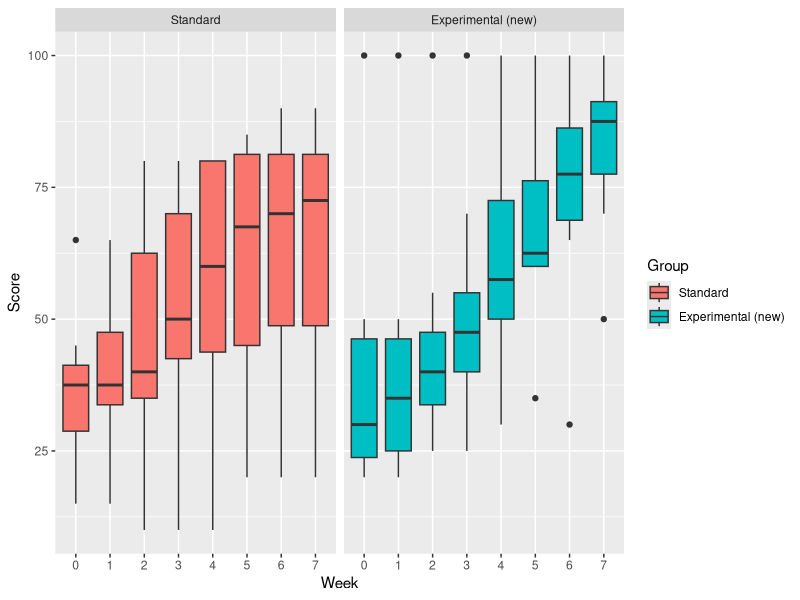
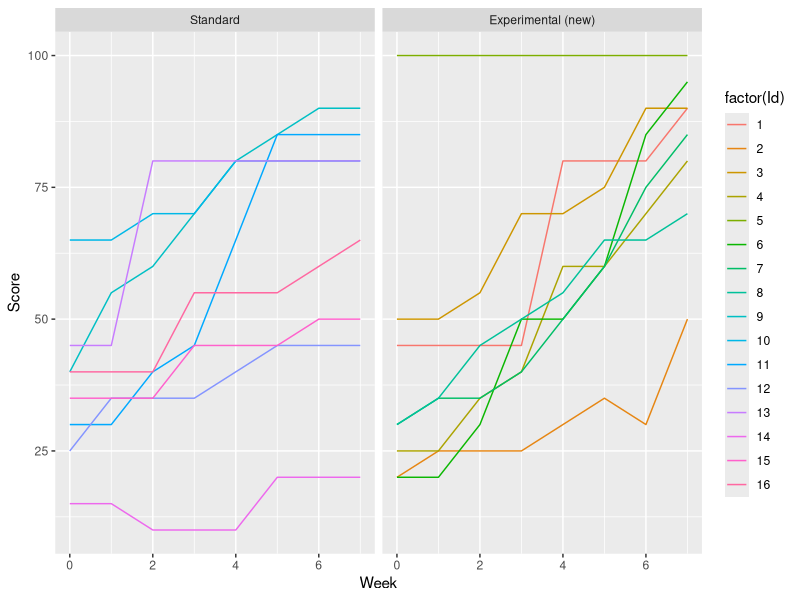
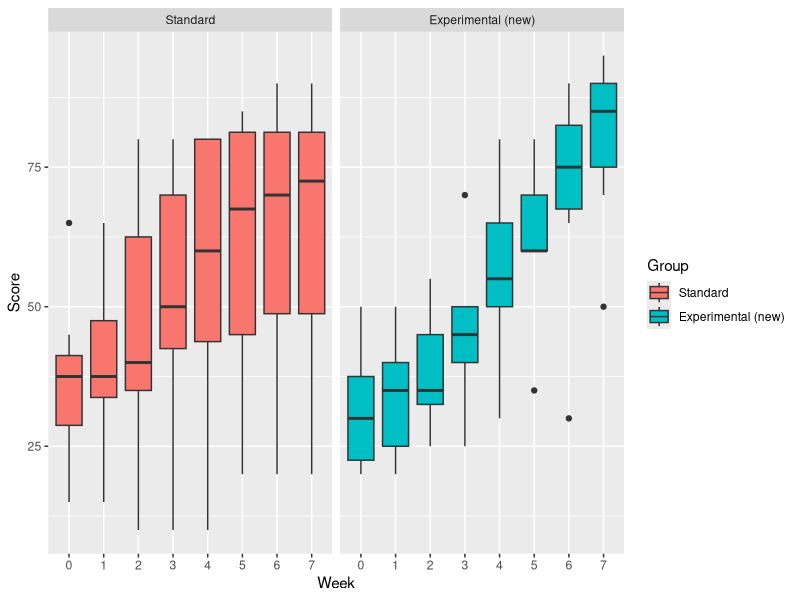
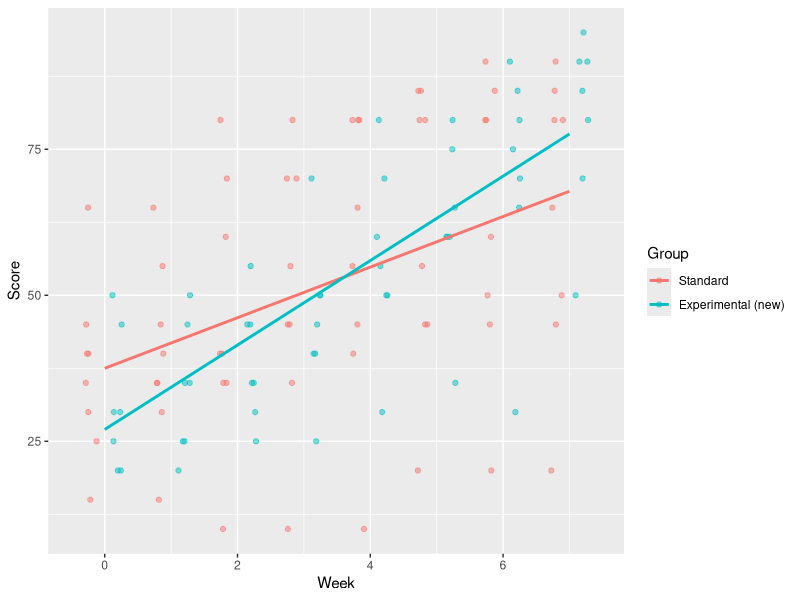
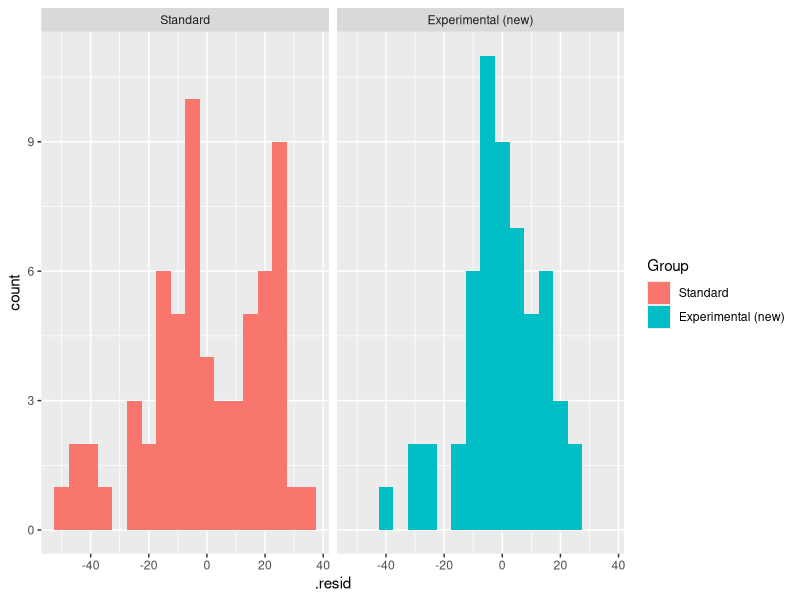
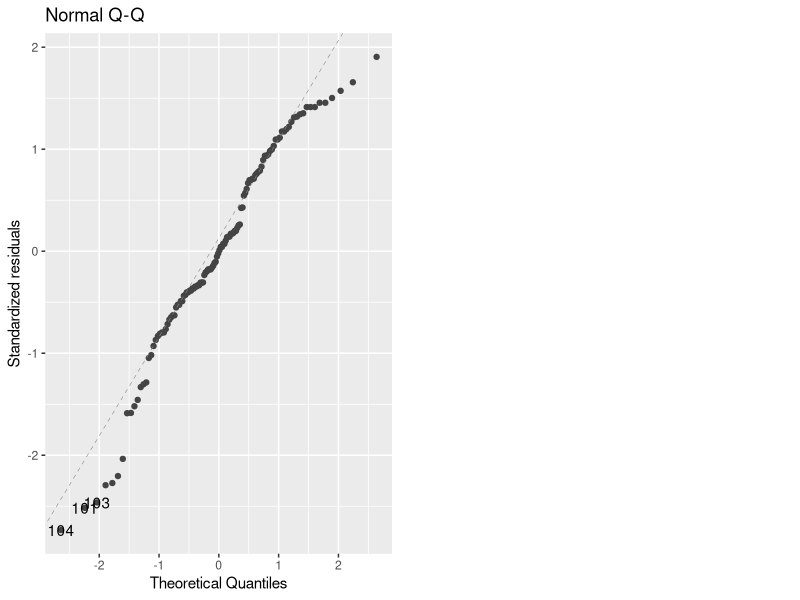

The R script that drew these images, in order: (Note: this script raises an error after producing the figures.)
## ---- chunk 1
# Set working directory
knitr::opts_knit$set(root.dir = '~/Projects/biostatistics-presentation')
setwd('~/Projects/biostatistics-presentation')

options(htmltools.dir.version = FALSE)

require(tidyverse)
require(broom)
require(ggfortify)

data <- read_tsv("data/problem2_data.txt", col_names = c("Id", "Group", "Week", "Score"), col_types = "nfnn", skip = 1)

data <- data %>%
  mutate(Group = factor(Group, levels = c('Std', 'Exp')),
         Group = recode(Group, 
                        Std = "Standard",
                        Exp = "Experimental (new)"))

data
## ---- chunk 2
data %>% distinct(Id) %>% nrow()
## ---- chunk 3
data %>%
  ggplot(aes(factor(Week), Score, fill = Group)) + 
  geom_boxplot() + 
  facet_wrap(~Group) +
  xlab("Week")
## ---- chunk 4
data %>%
  ggplot(aes(Week, Score, color = factor(Id))) +
  geom_line() +
  facet_wrap(~Group)
## ---- chunk 5
data_no_outlier <- data %>% filter(Id !=5)
## ---- chunk 6
data_no_outlier %>%
  ggplot(aes(factor(Week), Score, fill = Group)) + 
  geom_boxplot() +
  facet_wrap(~Group) +
  xlab("Week")
## ---- chunk 7
model <- lm(Score ~ Group + Week + Group * Week, data_no_outlier)

summary(model)
## ---- chunk 8
data_no_outlier %>%
  ggplot(aes(Week, Score, color = Group)) + 
  geom_point(position = position_jitterdodge(), alpha = 0.5) +
  stat_smooth(method = "lm", formula = y ~ x, se = FALSE)

## ---- chunk 9
exp <- data_no_outlier %>%
  filter(Group == "Experimental (new)")

std <- data_no_outlier %>%
  filter(Group == "Standard")

lm(Score ~ Week, exp)
lm(Score ~ Week, std)

exp %>% filter(Week == 0) %>% summarize(median(Score))
std %>% filter(Week == 0) %>% summarize(median(Score))
data_no_outlier %>% filter(Week == 0) %>% summarize(median(Score))
## ---- chunk 10

# Checking model assumptions
#   - Checking normality
#     - The model assumes the residuals to be normal (not x or y)
#     - After computing these, normality can be checked
#         - Graphically, e.g. histogram, Q-Q plot

augment(model) %>%
  ggplot(aes(.resid, fill = Group)) + 
  geom_histogram(binwidth = 5, position = "identity", alpha = 1) +
  facet_wrap(~Group)

#         - Q-Q plot

autoplot(model)[2]

#         - Numerically, e.g. the Shapiro-Wilk test.

augment(model) %>% pull(.resid) %>% shapiro.test()

## ---- chunk 11
# Model assumptions
# "The exact formulation of the linear regression model is:
#   - Linear relationship between x and y
#   - Independent measurements
#   - Normally distributed residuals
#   - Equal SD sigma for the residuals. 
    
#   - The independence assumption
#     - Independence is a question of study design.
#     - The dependent values (y) should be samples individually, not in groups. 
#     - Equivalently: Each row in the database should be independent of other rows (OK to measure x and y on the same person).
#     - Example of non-independence:
#       - Longitudinal studies (several values from the same individual)
#       - Cluster sampling.
#       - Paired data
#   - Dependent data
#     - If the study design violates independence, this _must_ be handled statistically. 
#     - Some possibilities (Chapters 41 - 42):
#       - Combine the dependent values into a single one, e.g. an average or difference. (Like the paired t-test ?)

t_test <- data %>% 
  group_by(Id) %>%
  mutate(diff = Score[which(Week==7)] - Score[which(Week==0)]) %>%
  select(Id, Group, diff) %>%
  distinct()
  

# Maybe ? No longer balanced without number 5
t.test(diff ~ Group, data = t_test, paired = TRUE)

t_test_no_outlier <- data_no_outlier %>% 
  filter(Id != 9) %>% # Remove one at random
  group_by(Id) %>%
  mutate(diff = Score[which(Week==7)] - Score[which(Week==0)]) %>%
  select(Id, Group, diff) %>%
  distinct()
  

t.test(diff ~ Group, data = t_test_no_outlier, paired = TRUE)

data_no_outlier %>% 
  filter(Id != 9) %>% # Remove one at random
  group_by(Id) %>%
  mutate(score_7 = Score[which(Week==7)], score_0 = Score[which(Week==0)]) %>%
  pivot_longer(cols = c("score_7", "score_0"), names_to = "week", values_to = "score") %>%
  select(Id, Group, week, score) %>%
  distinct() %>%
  ggplot(aes(week, score, color = Group, group = Group)) +
  geom_point() +
  geom_smooth(method = "lm", se = FALSE)

#       - Use robust standard errors. 
#       - Model the dependence, using a random effects model. 

# Categorical x variables
#   - One often has categorical variables in the data set.
#   - Can we add suck variables to the model? Yes, using dummy variables.
#   - For a dichotomous variable, such as gender, there is only one dummy variable:
#     - B tells how much larger y is for (1) than for (0)

# Smoking example, numerical data in two groups
#   - Could use t-test
#   - Try linear regression with a single variable (smoking) instead!
#   - (This is actually the same thing, as we shall see).

data_no_outlier %>%
  ggplot(aes(group, score)) +
  geom_boxplot()

lm(score ~ group, data_no_outlier)

# Would we like to compare groups for each week? Not really, the important part I guess is the end result (or difference between start and end).

data_no_outlier %>%
  ggplot(aes(week, score, color = group)) +
  geom_jitter(width = 0.2, height = 0, alpha = 0.5)

lm(score ~ group + week, data_no_outlier)

# Interaction
#   - Implicit assumption: The effect of smoking is the same for all ages.
#   - Corresponds to parallel lines.
#   - Couldn't we imagine non-parallel lines, e.g. impaired development for smokers?
#   - Sure! If we wish to study that, we must modify the model, adding an interaction term:
#   - Corresponds to an extras slope for smokers...
#   - When including an interaction, the main effects should also be in the model.

## ---- chunk 12

data %>%
  ggplot(aes(week, score, group = week, fill = group)) + 
  geom_boxplot() +
  facet_wrap(~ group)

## ---- chunk 13

data %>%
  ggplot(aes(week, score, group = id, color = factor(id))) +
  geom_line() + 
  facet_wrap(~group)

## ---- chunk 14
diff <- data_no_outlier %>%
  group_by(id) %>%
  mutate(diff = score[which(week==7)] - score[which(week==0)]) %>%
  select(id, group, diff)

diff
